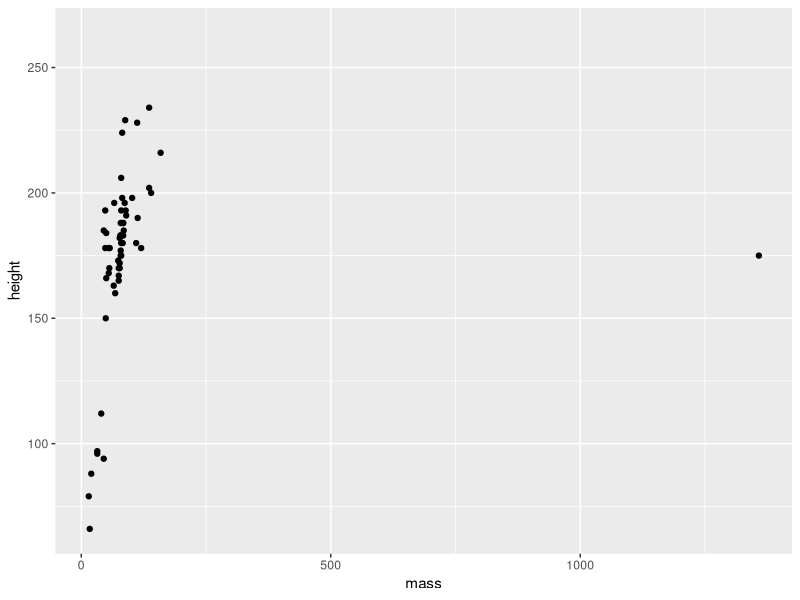
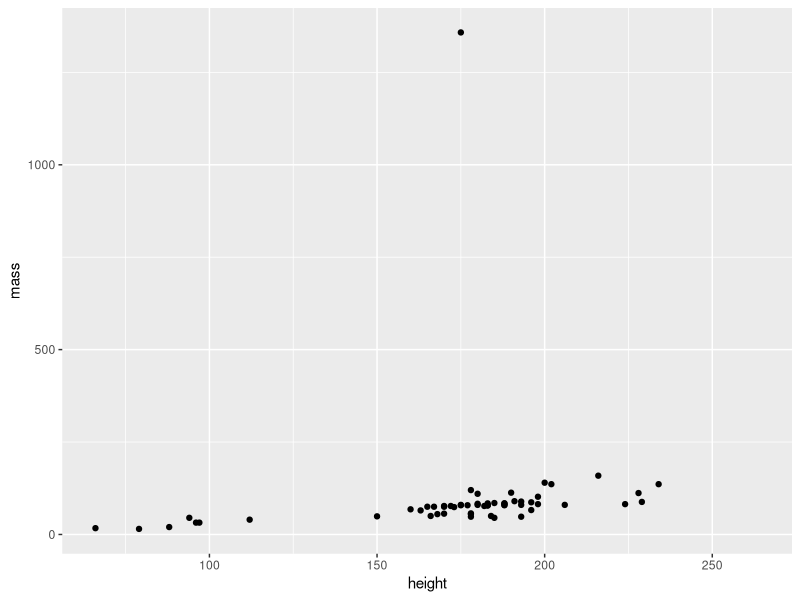

Write the R code that produced these figures, in order.
## ---- chunk 1
knitr::opts_chunk$set(
	echo = TRUE,
	message = FALSE,
	warning = FALSE
)
library(tidyverse)
## ---- chunk 2
ggplot(data = starwars, aes(x = mass, y = height)) +
  geom_point()
## ---- chunk 3
ggplot(data = starwars, aes(x = height, y = mass)) +
  geom_point()
